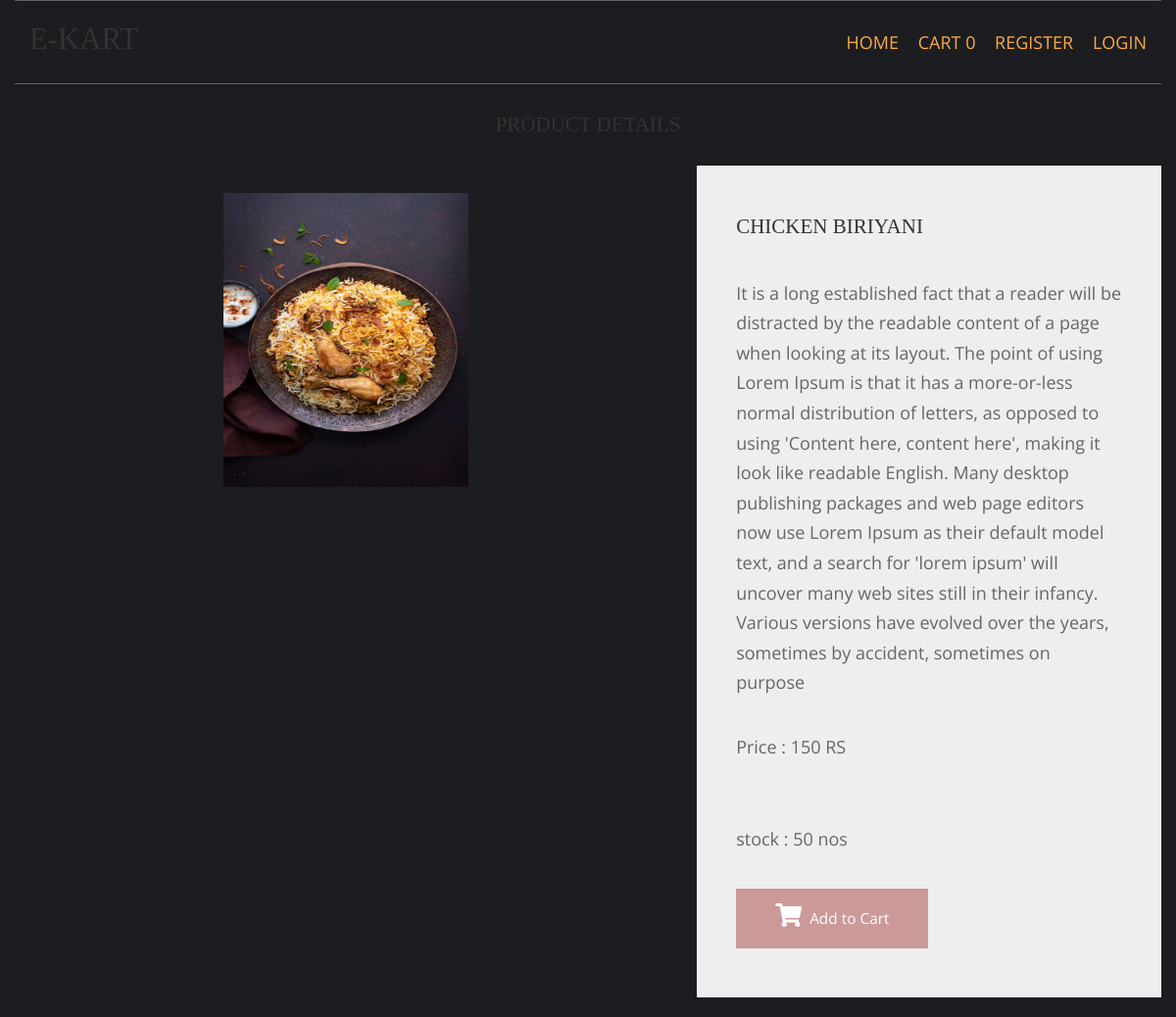
Page /chicken-recipe/chicken-biriyani on the committed database.
### shop/models.py (models this page shows, shortened)
class products(models.Model):
    name = models.CharField(max_length=250, unique=True)
    slug = models.SlugField(max_length=250, unique=True)
    img = models.ImageField(upload_to='pictures')
    desc = models.TextField()
    stock = models.IntegerField()
    available = models.BooleanField()
    price = models.IntegerField()
    category = models.ForeignKey(categ, on_delete=models.CASCADE)

### shop/views.py (the view)
# urls.py: path('<slug:c_slug>/<slug:product_slug>', views.prodDetails, name='details'),
def prodDetails(request, c_slug, product_slug):
    try:
        prod = products.objects.get(category__slug=c_slug, slug=product_slug)
    except Exception as e:
        raise e
    return render(request, 'item.html', {'pr': prod})

### cart/context_processor.py (called while the page is built)
def count(request):
    item_count=0
    if 'admin' in request.path:
        return {}
    else:
        try:
            ct=cartlist.objects.filter(cart_id=c_id(request))
            cti=items.objects.all().filter(cart=ct[:1])
            for c in cti:
                item_count+=c.quan
        except cartlist.DoesNotExist:
            item_count=0
        return dict(itc=item_count)

### cart/views.py (called while the page is built)
def c_id(request):
    ct_id=request.session.session_key
    if not ct_id:
       ct_id=request.session.create()
    return ct_id

### templates/item.html (shortened to what this page needs)
{% extends 'base.html' %}
{% load static %}
{% block content %}
<html lang="en">
<head>
    <link href="{% static 'pr/fontawesome/css/all.min.css' %}" rel="stylesheet" />
    <link href="{% static 'pr/css/templatemo-comparto.css' %}" rel="stylesheet" />
</head>
<body>
    <div class="container-fluid">
      <br>
        <center>
      <div header class="head1" ><h2>PRODUCT DETAILS</h2>
          </center>
      </div><br>
        <section class="tm-mb-1" id="about">
            <div class="tm-row tm-about-row">
                <div class="tm-section-1-l">
                          <br>
                     <center>
                    <img src="{{pr.img.url}}" alt="About image" style="width:250;height:300" class="tm-img-responsive">
                     </center>
                </div>
                <article class="tm-section-1-r tm-bg-color-8">
                    <h2 class="tm-mb-2 tm-title-color">{{pr.name}}</h2>
                    <p>{{pr.desc}}</p>
                    <p>Price : {{pr.price}} RS</p><br>
                      <p>stock : {{pr.stock}} nos</p>
                    {% if pr.stock <= 0%}
                    <h1 style="color:red">SORRY... NO STOCK LEFT</h1>
                    {% else %}
                    <a href={% url 'addcart' pr.id%} class="tm-btn tm-btn-1 tm-link-to-services"><i class="fa fa-shopping-cart" style="font-size:24px"></i> &nbsp;Add to Cart</a>
                    {% endif %}
                </article>
            </div>
        </section>
</body>
</html>
{% endblock %}

### static/hm/layout/styles/layout.css (style rules this page uses)
*, *::before, *::after { transition:all .3s ease-in-out; }
body { color:#A5A6AA; background-color:#1C1D21; }
a { color:#FBAB45; }

### static/pr/css/templatemo-comparto.css (style rules this page uses)
*, *::before, *::after { box-sizing: border-box; outline: none; }
ul, h1, h2, h3, h4, p, figure { padding: 0; margin: 0; }
body { font-family: 'Open Sans', Arial, sans-serif; font-size: 18px; overflow-x: hidden; padding-left: 15px; padding-right: 15px; margin: 0; }
h2 { font-size: 1.5rem; }
a { transition: all 0.3s ease; text-decoration: none; }
p { color: #666; line-height: 1.7; margin-bottom: 35px; }
h1, h2, h3, h4, h5, h6 { color: #333; }
.container-fluid { max-width: 1210px; margin-left: auto; margin-right: auto; }
.tm-mb-1 { margin-bottom: 20px; }
.tm-mb-2 { margin-bottom: 40px; }
.tm-bg-color-8 { background-color: #EDEEEF; }
.tm-img-responsive { max-width: 100%; height: auto; }
.tm-section-1-l { width: 57.85%; margin-right: 1.65%; }
.tm-section-1-r { padding: 50px 40px; width: 40.5%; }
.tm-row { display: flex; }
.tm-btn { display: inline-block; padding: 15px 40px; font-size: 1.1rem; border: none; background-color: #CC9999; color: white; }
a { color: #666; }

### static/hm/layout/styles/framework.css (style rules this page uses)
html { overflow-y:scroll; overflow-x:hidden; }
html, body { margin:0; padding:0; font-size:14px; line-height:1.6em; }
*, *::before, *::after { box-sizing:border-box; }
a { outline:none; text-decoration:none; }
img { width:auto; max-width:100%; height:auto; margin:0; padding:0; border:none; line-height:normal; vertical-align:middle; }
body, input, textarea, select { font-family:Verdana, Geneva, sans-serif; }
h1, h2, h3, h4, h5, h6, .heading { font-family:Georgia, "Times New Roman", Times, serif; }
::placeholder { opacity:1; }
h1, h2, h3, h4, h5, h6, .heading { margin:0 0 20px 0; font-size:1.4rem; line-height:normal; font-weight:normal; text-transform:uppercase; }
address, article, aside, figcaption, figure, footer, header, main, nav, section { display:block; margin:0; padding:0; }

### rows in the picture
products: img (picture), name "CHICKEN BIRIYANI", desc "It is a long established fact that a reader will be distracted by the readable content of a page when looking at its layout. The point of using Lorem Ipsum is that it has a more-or-less normal distribution of letters, as opposed to using 'Content here, content here', making it look like readable English. Many desktop publishing packages and web page editors now use Lorem Ipsum as their default model text, and a search for 'lorem ipsum' will uncover many web sites still in their infancy. Various versions have evolved over the years, sometimes by accident, sometimes on purpose", price "150", stock "50"

### other values in the picture
{{ itc }} "0"
